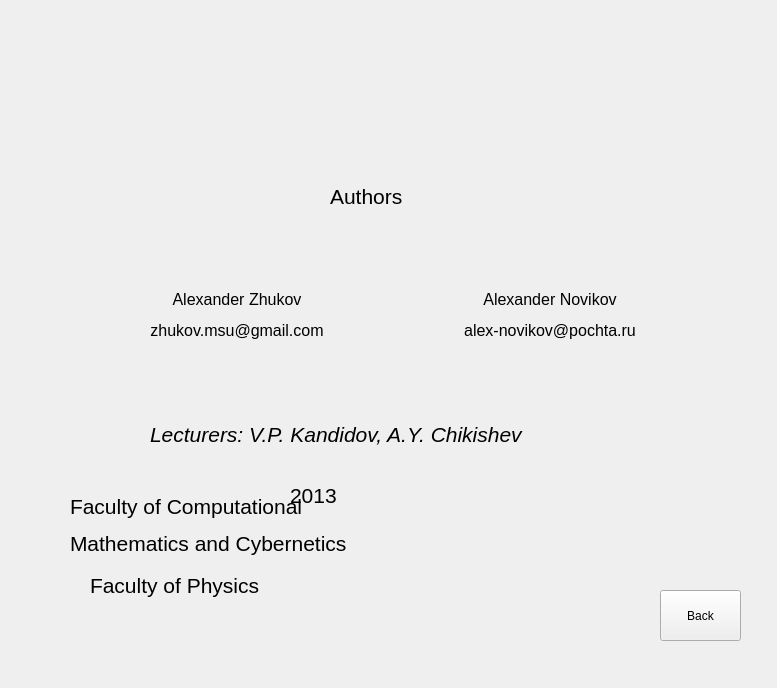
<?xml version="1.0" encoding="UTF-8"?>
<ui version="4.0">
 <class>Authors</class>
 <widget class="QWidget" name="Authors">
  <property name="geometry">
   <rect>
    <x>0</x>
    <y>0</y>
    <width>777</width>
    <height>688</height>
   </rect>
  </property>
  <property name="windowTitle">
   <string>Form</string>
  </property>
  <widget class="QLabel" name="year">
   <property name="geometry">
    <rect>
     <x>290</x>
     <y>480</y>
     <width>51</width>
     <height>31</height>
    </rect>
   </property>
   <property name="text">
    <string>&lt;html&gt;&lt;head/&gt;&lt;body&gt;&lt;p&gt;&lt;span style=&quot; font-size:16pt;&quot;&gt;2013&lt;/span&gt;&lt;/p&gt;&lt;/body&gt;&lt;/html&gt;</string>
   </property>
  </widget>
  <widget class="QLabel" name="labelCmc">
   <property name="geometry">
    <rect>
     <x>-20</x>
     <y>40</y>
     <width>150</width>
     <height>150</height>
    </rect>
   </property>
   <property name="text">
    <string>&lt;html&gt;&lt;head/&gt;&lt;body&gt;&lt;p&gt;&lt;img src=&quot;:/images/cmc1.png&quot;/&gt;&lt;/p&gt;&lt;/body&gt;&lt;/html&gt;</string>
   </property>
  </widget>
  <widget class="QLabel" name="labelPhys">
   <property name="geometry">
    <rect>
     <x>540</x>
     <y>60</y>
     <width>150</width>
     <height>150</height>
    </rect>
   </property>
   <property name="text">
    <string>&lt;html&gt;&lt;head/&gt;&lt;body&gt;&lt;p&gt;&lt;img src=&quot;:/images/phys1.png&quot;/&gt;&lt;/p&gt;&lt;/body&gt;&lt;/html&gt;</string>
   </property>
  </widget>
  <widget class="QPushButton" name="back">
   <property name="geometry">
    <rect>
     <x>660</x>
     <y>590</y>
     <width>81</width>
     <height>51</height>
    </rect>
   </property>
   <property name="styleSheet">
    <string notr="true">font: 12pt &quot;MS Shell Dlg 2&quot;;</string>
   </property>
   <property name="text">
    <string>Back</string>
   </property>
  </widget>
  <widget class="QWidget" name="widget" native="true">
   <property name="geometry">
    <rect>
     <x>150</x>
     <y>140</y>
     <width>486</width>
     <height>351</height>
    </rect>
   </property>
   <layout class="QGridLayout" name="gridLayout">
    <item row="2" column="0" colspan="3">
     <widget class="QLabel" name="label_5">
      <property name="text">
       <string>&lt;html&gt;&lt;head/&gt;&lt;body&gt;&lt;p&gt;&lt;span style=&quot; font-size:16pt; font-style:italic;&quot;&gt;Lecturers: V.P. Kandidov, A.Y. Chikishev&lt;/span&gt;&lt;/p&gt;&lt;/body&gt;&lt;/html&gt;</string>
      </property>
     </widget>
    </item>
    <item row="0" column="1">
     <widget class="QLabel" name="label">
      <property name="text">
       <string>&lt;html&gt;&lt;head/&gt;&lt;body&gt;&lt;p&gt;&lt;span style=&quot; font-size:16pt;&quot;&gt;Authors&lt;/span&gt;&lt;/p&gt;&lt;/body&gt;&lt;/html&gt;</string>
      </property>
     </widget>
    </item>
    <item row="1" column="2">
     <widget class="QLabel" name="label_3">
      <property name="text">
       <string>&lt;html&gt;&lt;head/&gt;&lt;body&gt;&lt;p&gt;&lt;img src=&quot;:/images/novikov.png&quot;/&gt;&lt;/p&gt;&lt;p align=&quot;center&quot;&gt;&lt;span style=&quot; font-size:12pt;&quot;&gt;Alexander Novikov&lt;/span&gt;&lt;/p&gt;&lt;p align=&quot;center&quot;&gt;&lt;span style=&quot; font-size:12pt;&quot;&gt;alex-novikov@pochta.ru&lt;/span&gt;&lt;/p&gt;&lt;/body&gt;&lt;/html&gt;</string>
      </property>
     </widget>
    </item>
    <item row="1" column="0">
     <widget class="QLabel" name="label_2">
      <property name="text">
       <string>&lt;html&gt;&lt;head/&gt;&lt;body&gt;&lt;p&gt;&lt;img src=&quot;:/images/zhukov.png&quot;/&gt;&lt;/p&gt;&lt;p align=&quot;center&quot;&gt;&lt;span style=&quot; font-size:12pt;&quot;&gt;Alexander Zhukov&lt;/span&gt;&lt;/p&gt;&lt;p align=&quot;center&quot;&gt;&lt;span style=&quot; font-size:12pt;&quot;&gt;zhukov.msu@gmail.com&lt;/span&gt;&lt;/p&gt;&lt;/body&gt;&lt;/html&gt;</string>
      </property>
     </widget>
    </item>
   </layout>
  </widget>
  <widget class="QLabel" name="labelFacultyLeft">
   <property name="geometry">
    <rect>
     <x>70</x>
     <y>490</y>
     <width>281</width>
     <height>71</height>
    </rect>
   </property>
   <property name="text">
    <string>&lt;html&gt;&lt;head/&gt;&lt;body&gt;&lt;p&gt;&lt;span style=&quot; font-size:16pt;&quot;&gt;Faculty of Computational&lt;/span&gt;&lt;/p&gt;&lt;p&gt;&lt;span style=&quot; font-size:16pt;&quot;&gt;Mathematics and Cybernetics&lt;/span&gt;&lt;/p&gt;&lt;/body&gt;&lt;/html&gt;</string>
   </property>
  </widget>
  <widget class="QLabel" name="title">
   <property name="geometry">
    <rect>
     <x>510</x>
     <y>680</y>
     <width>751</width>
     <height>171</height>
    </rect>
   </property>
   <property name="text">
    <string>&lt;html&gt;&lt;head/&gt;&lt;body&gt;&lt;p align=&quot;center&quot;&gt;&lt;span style=&quot; font-size:18pt;&quot;&gt;Lomonosov Moscow State University&lt;/span&gt;&lt;/p&gt;&lt;p align=&quot;center&quot;&gt;&lt;span style=&quot; font-size:18pt;&quot;&gt;Computer Presentations &lt;/span&gt;&lt;/p&gt;&lt;p align=&quot;center&quot;&gt;&lt;span style=&quot; font-size:18pt;&quot;&gt;for lecture course&lt;/span&gt;&lt;/p&gt;&lt;p align=&quot;center&quot;&gt;&lt;span style=&quot; font-size:18pt;&quot;&gt;&amp;quot;Physics of Wave Processes&amp;quot;&lt;/span&gt;&lt;/p&gt;&lt;/body&gt;&lt;/html&gt;</string>
   </property>
  </widget>
  <widget class="QLabel" name="labelFacultyRight">
   <property name="geometry">
    <rect>
     <x>90</x>
     <y>570</y>
     <width>171</width>
     <height>31</height>
    </rect>
   </property>
   <property name="text">
    <string>&lt;html&gt;&lt;head/&gt;&lt;body&gt;&lt;p&gt;&lt;span style=&quot; font-size:16pt;&quot;&gt;Faculty of Physics&lt;/span&gt;&lt;/p&gt;&lt;/body&gt;&lt;/html&gt;</string>
   </property>
  </widget>
  <zorder>widget</zorder>
  <zorder>year</zorder>
  <zorder>labelCmc</zorder>
  <zorder>labelPhys</zorder>
  <zorder>back</zorder>
  <zorder>labelFacultyLeft</zorder>
  <zorder>title</zorder>
  <zorder>labelFacultyRight</zorder>
 </widget>
 <resources/>
 <connections/>
</ui>
